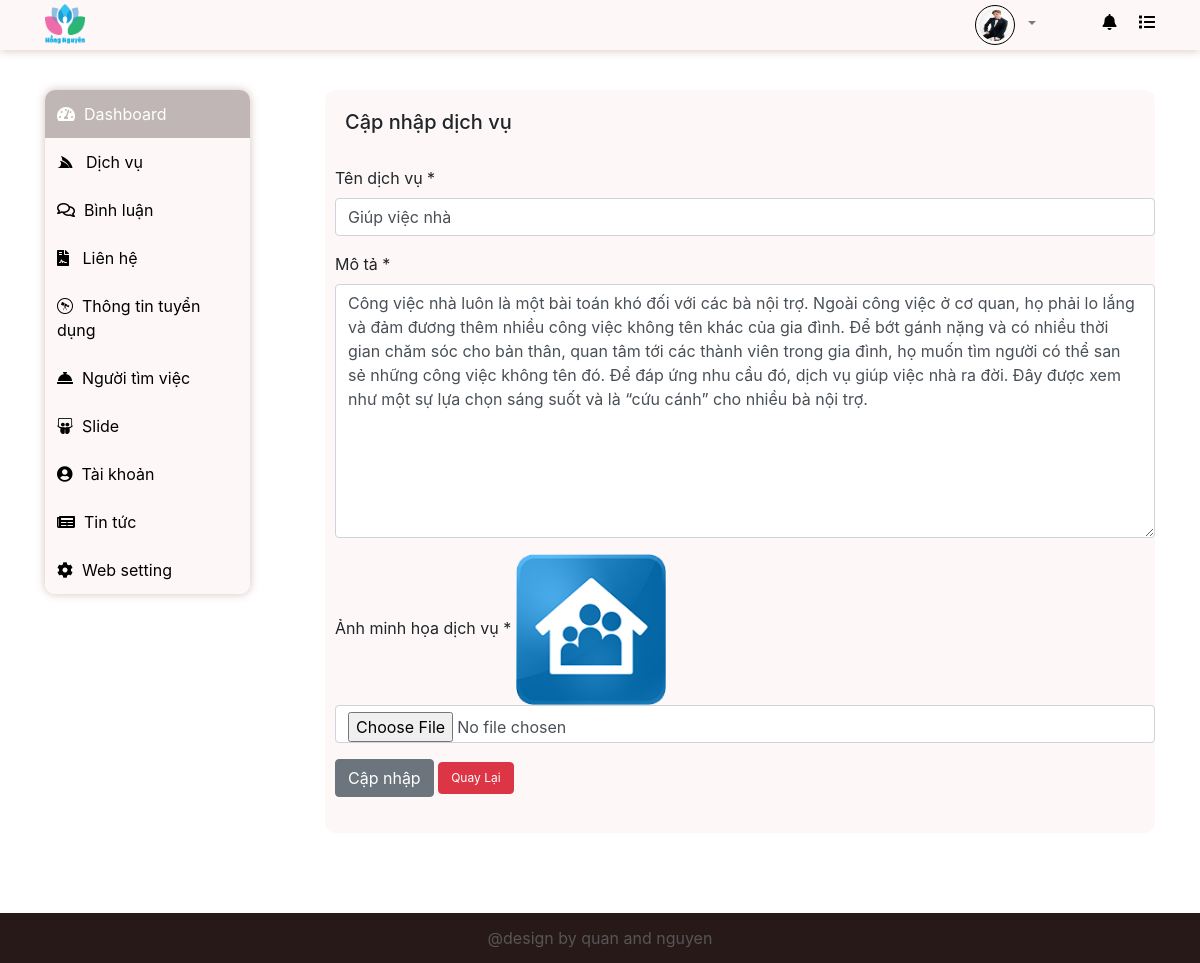
The app's page /admin/dich_vu/edit_dich_vu.php?id=4 (signed in) with its own data.
### tables this page shows
CREATE TABLE `dich_vu` (
  `id` int(11) NOT NULL,
  `ten_dich_vu` varchar(225) NOT NULL,
  `mo_ta` longtext NOT NULL,
  `hinh_anh` varchar(225) NOT NULL
);

### dao/pdo.php (called while the page is built, shortened)
<?php
function connect()
{
    $host = "127.0.0.1";
    $dbname = "duan1";
    $db_username = "root";
    $db_password = "";
    return new PDO("mysql:host=$host;dbname=$dbname", $db_username, $db_password);
}
function selectAll($sql)
{
    $conne = connect();
    $stml = $conne->prepare($sql);
    $stml->execute();
    return $select = $stml->fetchAll();
}

### admin/dich_vu/edit_dich_vu.php (the view, shortened to what this page needs)
<?php
require_once('../../dao/pdo.php');
$id = isset($_GET['id']) ? $_GET['id'] : "";
$select = (selectall("select * from dich_vu where id = $id"));
?>
<!DOCTYPE html>
<html lang="en">
<head>
    <?php include('../../link/style.php') ?>
    <link rel="stylesheet" href="../content/css.css">
</head>
<body>
    <?php include('../layout/header.php'); ?>
    <div class="container-fluid" style="margin-bottom:80px;">
        <div class="container">
            <div class="row">
                <div class="col-md-3">
                    <?php include('../layout/menu.php'); ?>
                </div>
                <div class="col-md-9" style="margin-top: 40px;padding-left:10px;">
                    <div class="content_admin" style="width: 100%;background-color: #fdf7f7;border-radius: 10px;padding-left:10px;padding-bottom:20px;">
                        <div class="tieu_de" style="padding: 20px 0 0 10px;">
                            <h5>Cập nhập dịch vụ</h5>
                        </div>
                        <br>
                        <?php foreach (selectall("select * from dich_vu where id=$id") as $item) { ?>
                            <form action="<?= BASE_URL . "admin/dich_vu/edit_dich_vu.php?id=" . $item['id'] ?>" method="POST" enctype="multipart/form-data">
                                <div class="form-group">
                                    <label for="">Tên dịch vụ *</label>
                                    <input type="text" name="ten_dich_vu" class="form-control" value="<?php echo $item['ten_dich_vu'] ?>">
                                </div>
                                <div class="form-group">
                                    <label for="">Mô tả *</label>
                                    <textarea class="form-control" name="mo_ta" rows="10"><?php echo $item['mo_ta'] ?></textarea>
                                </div>
                                <div class="form-group">
                                    <label for="">Ảnh minh họa dịch vụ *</label>
                                    <img src="<?= BASE_URL . $item['hinh_anh'] ?>" width="150px" alt="">
                                    <input type="file" name="hinh_anh" class="form-control">
                                </div>
                                <div class="form-group">
                                    <input type="submit" value="Cập nhập" name="them" class="btn btn-secondary">
                                    <a href="<?= BASE_URL ?>admin/web_setting/index.php" class="btn btn-danger" style="font-size: 12px">Quay Lại</a>
                                </div>
                            </form>
                        <?php } ?>
                    </div>
                </div>
            </div>
        </div>
    </div>
    <?php include('../layout/footer.php'); ?>
</body>
</html>

### records on screen
dich_vu: ten_dich_vu "Giúp việc nhà", mo_ta "Công việc nhà luôn là một bài toán khó đối với các bà nội trợ. Ngoài công việc ở cơ quan, họ phải lo lắng và đảm đương thêm nhiều công việc không tên khác của gia đình. Để bớt gánh nặng và có nhiều thời gian chăm sóc cho bản thân, quan tâm tới các thành viên trong gia đình, họ muốn tìm người có thể san sẻ những công việc không tên đó. Để đáp ứng nhu cầu đó, dịch vụ giúp việc nhà ra đời. Đây được xem như một sự lựa chọn sáng suốt và là “cứu cánh” cho nhiều bà nội trợ.", hinh_anh (picture)
